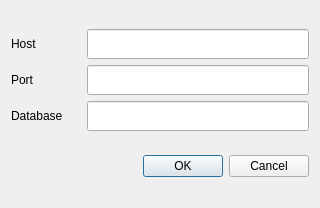
<?xml version="1.0" encoding="UTF-8"?>
<ui version="4.0">
 <class>frmDbConn</class>
 <widget class="QDialog" name="frmDbConn">
  <property name="geometry">
   <rect>
    <x>0</x>
    <y>0</y>
    <width>320</width>
    <height>208</height>
   </rect>
  </property>
  <property name="maximumSize">
   <size>
    <width>320</width>
    <height>16777215</height>
   </size>
  </property>
  <property name="windowTitle">
   <string>PostgreSQL Database Connection</string>
  </property>
  <layout class="QGridLayout" name="gridLayout_2">
   <item row="0" column="0">
    <layout class="QGridLayout" name="gridLayout">
     <item row="0" column="1">
      <widget class="QLineEdit" name="txtHost">
       <property name="minimumSize">
        <size>
         <width>0</width>
         <height>30</height>
        </size>
       </property>
       <property name="maxLength">
        <number>200</number>
       </property>
      </widget>
     </item>
     <item row="0" column="0">
      <widget class="QLabel" name="label">
       <property name="minimumSize">
        <size>
         <width>70</width>
         <height>0</height>
        </size>
       </property>
       <property name="text">
        <string>Host</string>
       </property>
      </widget>
     </item>
     <item row="1" column="0">
      <widget class="QLabel" name="label_2">
       <property name="text">
        <string>Port</string>
       </property>
      </widget>
     </item>
     <item row="1" column="1">
      <widget class="QLineEdit" name="txtPort">
       <property name="minimumSize">
        <size>
         <width>0</width>
         <height>30</height>
        </size>
       </property>
       <property name="maxLength">
        <number>6</number>
       </property>
       <property name="echoMode">
        <enum>QLineEdit::Normal</enum>
       </property>
      </widget>
     </item>
     <item row="2" column="0">
      <widget class="QLabel" name="label_3">
       <property name="text">
        <string>Database</string>
       </property>
      </widget>
     </item>
     <item row="2" column="1">
      <widget class="QLineEdit" name="txtDatabase">
       <property name="minimumSize">
        <size>
         <width>0</width>
         <height>30</height>
        </size>
       </property>
       <property name="maxLength">
        <number>100</number>
       </property>
      </widget>
     </item>
    </layout>
   </item>
   <item row="1" column="0">
    <widget class="QDialogButtonBox" name="btnBox">
     <property name="standardButtons">
      <set>QDialogButtonBox::Cancel|QDialogButtonBox::Ok</set>
     </property>
    </widget>
   </item>
  </layout>
 </widget>
 <resources/>
 <connections>
  <connection>
   <sender>btnBox</sender>
   <signal>rejected()</signal>
   <receiver>frmDbConn</receiver>
   <slot>reject()</slot>
   <hints>
    <hint type="sourcelabel">
     <x>159</x>
     <y>187</y>
    </hint>
    <hint type="destinationlabel">
     <x>159</x>
     <y>103</y>
    </hint>
   </hints>
  </connection>
 </connections>
</ui>
